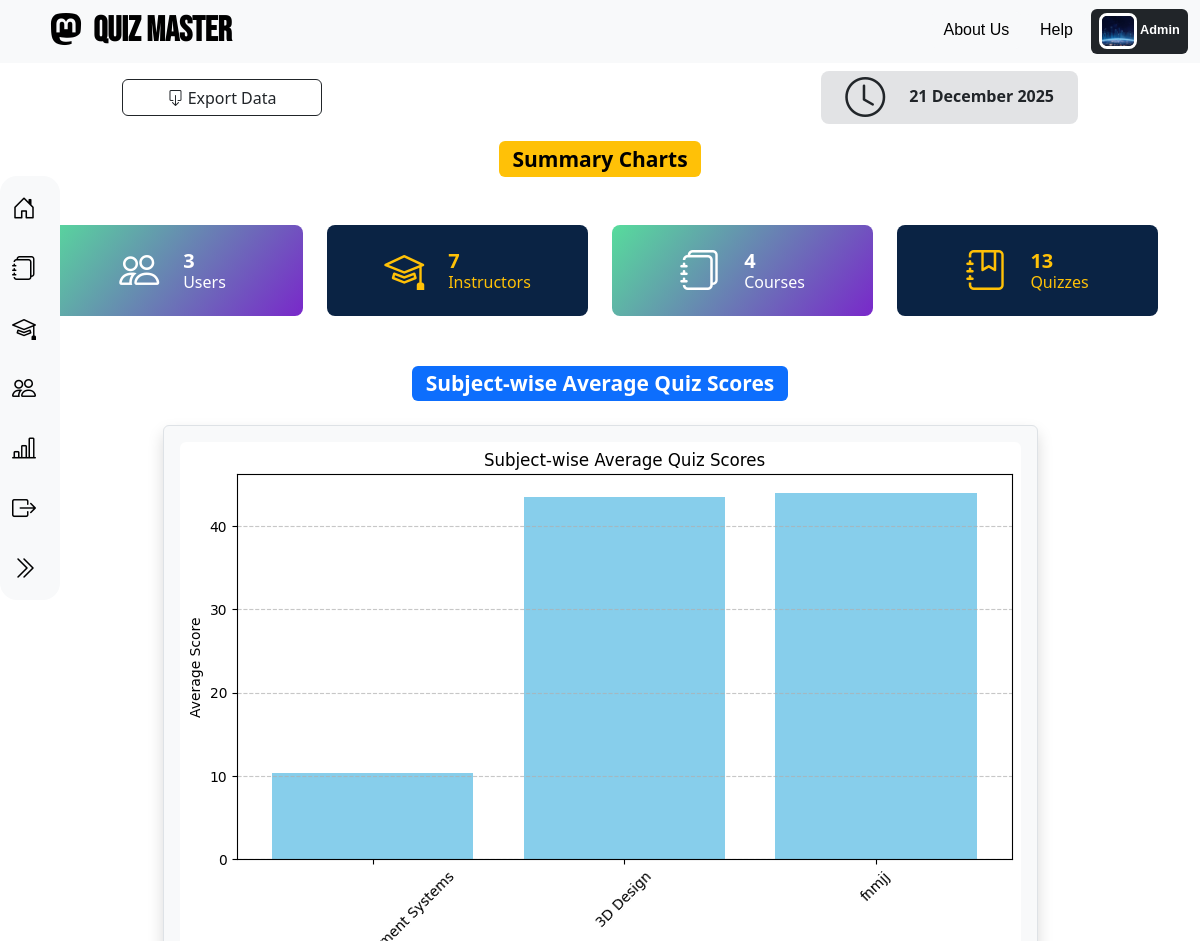
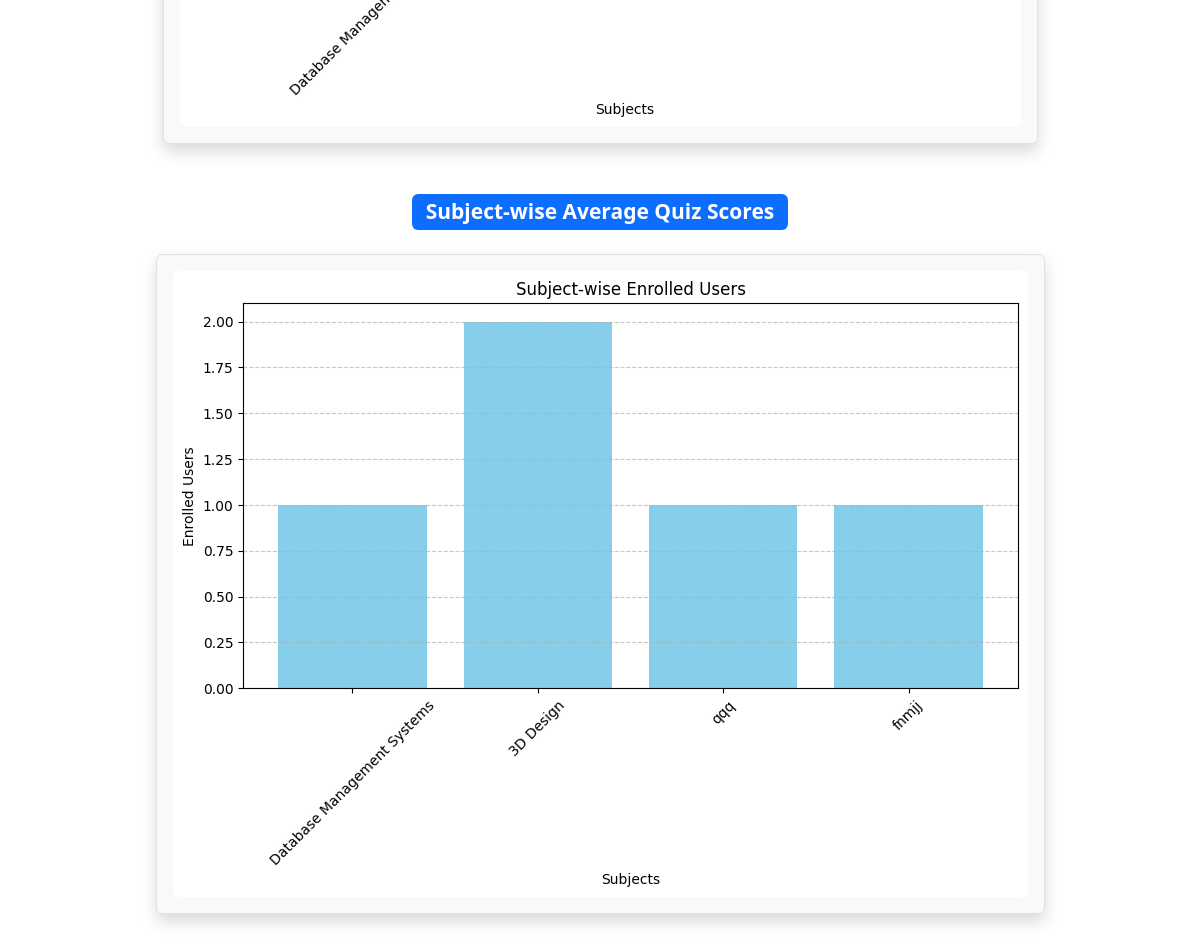
/admin_summary/, run on the app's committed database (2 pictures, top to bottom).
### application/models.py (models this page shows)
class User(db.Model):  # Student Model
    id = db.Column(db.Integer, primary_key=True)
    firstname = db.Column(db.String(), nullable=False)
    lastname = db.Column(db.String())
    dob = db.Column(db.Date(), nullable=False)
    gender = db.Column(db.String(), nullable=False)
    bloodgroup = db.Column(db.String(), nullable=False)
    qualification = db.Column(db.String(), nullable=False)
    email = db.Column(db.String(), unique=True, nullable=False)
    username = db.Column(db.String(), unique=True, nullable=False)
    password = db.Column(db.String(), nullable=False)
    profile_image = db.Column(db.String(), nullable=False)
    type = db.Column(db.String(), default="general")
    subjects = db.relationship('Subject', secondary=user_subject, backref='thatuser')
    scores = db.relationship("Score", backref="thatuser", cascade="all, delete-orphan")

### application/controllers.py (the view)
@app.route("/admin_summary/", methods=["GET", "POST"])
def admin_summary():
    this_user = User.query.filter_by(type="admin").first()
    total_subjects = Subject.query.count()
    total_users = User.query.count()
    total_quizzes = Quiz.query.count()
    total_inst = Instructor.query.count()
    subject_avg_scores = (
        db.session.query(
            Subject.name.label("subject_name"),
            func.avg(Score.total_score).label("average_score")
        )
        .join(Chapter, Subject.id == Chapter.subject_id)
        .join(Quiz, Chapter.id == Quiz.chapter_id)
        .join(Score, Quiz.id == Score.quiz_id)
        .group_by(Subject.id, Subject.name)
        .all()
    )
    avg_scores_data = [
        {"subject_name": row.subject_name, "average_score": round(row.average_score, 2) if row.average_score else 0}
        for row in subject_avg_scores
    ]
    if avg_scores_data:  # Only generate if data exists
        subject_names = [item["subject_name"] for item in avg_scores_data]
        avg_scores = [item["average_score"] for item in avg_scores_data]
        plt.figure(figsize=(10, 5))
        plt.bar(subject_names, avg_scores, color="skyblue")
        plt.xlabel("Subjects")
        plt.ylabel("Average Score")
        plt.title("Subject-wise Average Quiz Scores")
        plt.xticks(rotation=45)
        plt.grid(axis="y", linestyle="--", alpha=0.7)
        img_path = os.path.join("static", "subject_avg_scores.png")
        plt.savefig(img_path, bbox_inches="tight")
        plt.close()
    else:
        img_path = None  # No data, no graph
    enrollment_data = [
        {"subject_name": subject.name, "enrolled_users": len(subject.thatuser)}
        for subject in Subject.query.all()
    ]
    subject_names = [item["subject_name"] for item in enrollment_data]
    enrolled_users = [item["enrolled_users"] for item in enrollment_data]
    plt.figure(figsize=(10, 5))
    plt.bar(subject_names, enrolled_users, color="skyblue")
    plt.xlabel("Subjects")
    plt.ylabel("Enrolled Users")
    plt.title("Subject-wise Enrolled Users")
    plt.xticks(rotation=45)
    plt.grid(axis="y", linestyle="--", alpha=0.7)
    img_path = os.path.join("static", "subject_enroll.png")
    plt.savefig(img_path, bbox_inches="tight")
    plt.close()
    return render_template(
        "admin/admin_summary.html",
        this_user=this_user,
        total_subjects=total_subjects,
        total_users=total_users,
        total_inst=total_inst,
        total_quizzes=total_quizzes,
        avg_scores_data=avg_scores_data,
        chart_url1=url_for("static", filename="subject_avg_scores.png") if img_path else None,
        chart_url2=url_for("static", filename="subject_enroll.png")
    )

### templates/admin/admin_summary.html (shortened to what this page needs)
{% extends 'base/admin_base.html' %}
{% block admin_content %}
<div class="px-4 text-center">
    <div class="mb-5">
      <h3 ><span class="badge text-bg-warning">Summary Charts</span></h3>
    </div>
      <div class="container my-5">
          <div class="row g-4">
            <div class="col-sm-6 col-xl-3">
              <div class="d-flex justify-content-center align-items-center p-4 user-summary1 bg-opacity-15 rounded-3">
                <span class="display-6 lh-1 text-white mb-0"><i class="bi bi-people"></i></span>
                <div class="ms-4 h6 fw-normal mb-0">
                  <div class="d-flex">
                    <h5 class="purecounter mb-0 fw-bold text-white" data-purecounter-start="0" data-purecounter-end="10" data-purecounter-delay="200" data-purecounter-duration="0">{{ total_users }}</h5>
                  </div>
                  <p class="mb-0 text-white">Users</p>
                </div>
              </div>
            </div>
            <div class="col-sm-6 col-xl-3">
              <div class="d-flex justify-content-center align-items-center p-4 user-summary2 bg-opacity-10 rounded-3">
                <span class="display-6 lh-1 text-warning mb-0"><i class="bi bi-mortarboard"></i></span>
                <div class="ms-4 h6 fw-normal mb-0">
                  <div class="d-flex">
                    <h5 class="purecounter mb-0 fw-bold text-warning" data-purecounter-start="0" data-purecounter-end="200" data-purecounter-delay="200" data-purecounter-duration="0">{{ total_inst }}</h5>
                  </div>
                  <p class="mb-0 text-warning">Instructors</p>
                </div>
              </div>
            </div>
            <div class="col-sm-6 col-xl-3">
              <div class="d-flex justify-content-center align-items-center p-4 user-summary1 bg-opacity-10 rounded-3">
                <span class="display-6 lh-1 text-white mb-0"><i class="bi bi-journals"></i></i></span>
                <div class="ms-4 h6 fw-normal mb-0">
                  <div class="d-flex">
                    <h5 class="purecounter mb-0 fw-bold text-white" data-purecounter-start="0" data-purecounter-end="6" data-purecounter-delay="300" data-purecounter-duration="0">{{ total_subjects }}</h5>
                  </div>
                  <p class="mb-0 text-white">Courses</p>
                </div>
              </div>
            </div>
            <div class="col-sm-6 col-xl-3">
              <div class="d-flex justify-content-center align-items-center p-4 user-summary2 bg-opacity-10 rounded-3">
                <span class="display-6 lh-1 text-warning mb-0"><i class="bi bi-journal-bookmark"></i></span>
                <div class="ms-4 h6 fw-normal mb-0">
                  <div class="d-flex">
                    <h5 class="purecounter mb-0 fw-bold text-warning" data-purecounter-start="0" data-purecounter-end="6" data-purecounter-delay="300" data-purecounter-duration="0">{{ total_quizzes }}</h5>
                  </div>
                  <p class="mb-0 text-warning">Quizzes</p>
                </div>
              </div>
            </div>
          </div>
      </div>
      <div class="container my-5">
        <div class="container my-5">
            <h3 class="text-center"><span class="badge text-bg-primary">Subject-wise Average Quiz Scores</span></h3>
            <div class="d-flex justify-content-center mt-4">
                {% if chart_url1 %}
                    <div class="chart-container border rounded p-3 bg-light shadow">
                        <img src="{{ chart_url1 }}" alt="Subject-wise Average Scores" height="" class="img-fluid rounded">
                    </div>
                {% else %}
                    <p class="text-center text-muted">No quiz scores available to display.</p>
                {% endif %}
            </div>
        </div>
        <div class="container my-5">
            <h3 class="text-center"><span class="badge text-bg-primary">Subject-wise Average Quiz Scores</span></h3>
            <div class="d-flex justify-content-center mt-4">
                {% if chart_url2 %}
                    <div class="chart-container border rounded p-3 bg-light shadow">
                        <img src="{{ chart_url2 }}" alt="Subject-wise Average Scores" height="" class="img-fluid rounded">
                    </div>
                {% else %}
                    <p class="text-center text-muted">No quiz scores available to display.</p>
                {% endif %}
            </div>
        </div>
      </div>
  </div>
{% endblock %}

### templates/base/admin_base.html (shortened to what this page needs)
{% extends 'base/base.html' %}
{% block page_css %}
  <link rel="stylesheet" href="/static/admin.css">
{% endblock %}
{% block profile %}
<a href="/go_to_profile" type="button">
  <span class="badge text-bg-dark">
      <img src="/static/uploads/{{ this_user.profile_image }}" width="38px" height="36px" class="rounded-3 border border-3 border-white" alt="..."> {{ this_user.firstname }}
  </span>
</a>
{% endblock %}
{% block page_body %}
<div class="sidebar" id="sidebar">
    <a href="/admin_home" id="ahome">
      <i class="bi bi-house-door"></i>
    </a>
    <a href="/admin_subject" id="asub">
      <i class="bi bi-journals"></i>
    </a>
    <a href="/admin_instructor" id="ainstructor">
      <i class="bi bi-mortarboard"></i>
    </a>
    <a href="/admin_user" id="a_user">
        <i class="bi bi-people"></i>
      </a>
    <a href="/admin_summary" id="asummary">
      <i class="bi bi-bar-chart-line"></i>
    </a>
    <a href="/logout">
      <i class="bi bi-box-arrow-right"></i>
    </a>
    <a href="#" id="toggleSidebar">
      <i class="bi bi-chevron-double-right" id="toggleIcon"></i>
    </a>
  </div>
  <main class="position asbolute">
    <div class="px-4 text-center">
      <div class="d-flex align-items-center justify-content-between position-relative mb-3 mt-2" style="padding-inline: 98px;">
        <a class="btn btn-outline-dark" type="button" style="height: 37px; width:200px;">
            <i class="bi bi-box-arrow-down"></i> Export Data
        </a>
        <div class="d-flex justify-content-center align-items-center p-4 bg-secondary-subtle bg-opacity-15 rounded-3" style="height: 53px; width: auto;">
            <span class="display-6 lh-1 text-dark mb-0"><i class="bi bi-clock"></i></span>
            <div class="ms-4 h6 fw-normal mb-0">
                <div class="d-flex">
                    <h6 class="mb-0 fw-bold">21 December 2025</h6>
                </div>
            </div>
        </div>
      </div>
    </div>
    {% block admin_content %} {% endblock %}
  </main>
{% endblock %}

### static/base.css (style rules this page uses)
html, body { height: 100%; margin: 0; display: flex; flex-direction: column; }
main { flex-grow: 1; }

### static/admin.css (style rules this page uses)
.sidebar { width: 60px; height: 53vh; background: #f8f9fa; transition: width 0.3s ease-in-out; overflow: hidden; position: fixed; top: 0; left: 0; padding-top: 2px; border-radius: 17px; margin-top: 176px; z-index: 1000; }
.sidebar a { display: flex; align-items: center; text-decoration: none; color: black; padding: 12px; font-size: 16px; transition: background 0.3s; }
.sidebar a i { font-size: 24px; margin-right: 10px; }

### templates/admin/admin_summary.html (style rules this page uses)
.user-summary1 { background-image: linear-gradient(310deg, #7928ca, #57dc9c); }
.user-summary2 { background-color: #0a2344 !important; }

### data on the page
User: profile_image (picture), firstname "Admin"

### other printed values
{{ total_users }} "3"
{{ total_inst }} "7"
{{ total_subjects }} "4"
{{ total_quizzes }} "13"
